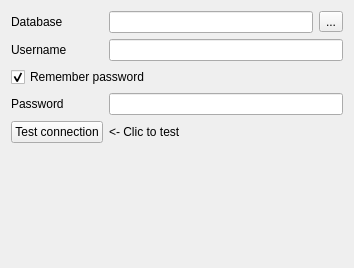
<?xml version="1.0" encoding="UTF-8"?>
<ui version="4.0">
 <class>NdwSecondPage</class>
 <widget class="QWizardPage" name="NdwSecondPage">
  <property name="geometry">
   <rect>
    <x>0</x>
    <y>0</y>
    <width>354</width>
    <height>268</height>
   </rect>
  </property>
  <property name="title">
   <string>Database informations</string>
  </property>
  <property name="subTitle">
   <string>Database name and authentication</string>
  </property>
  <layout class="QFormLayout" name="formLayout">
   <item row="0" column="0">
    <widget class="QLabel" name="label">
     <property name="sizePolicy">
      <sizepolicy hsizetype="Expanding" vsizetype="Preferred">
       <horstretch>0</horstretch>
       <verstretch>0</verstretch>
      </sizepolicy>
     </property>
     <property name="text">
      <string>Database</string>
     </property>
    </widget>
   </item>
   <item row="0" column="1">
    <layout class="QHBoxLayout" name="horizontalLayout">
     <item>
      <widget class="QLineEdit" name="dbLineEdit"/>
     </item>
     <item>
      <widget class="QToolButton" name="dbBrowseButton">
       <property name="text">
        <string>...</string>
       </property>
      </widget>
     </item>
    </layout>
   </item>
   <item row="1" column="0">
    <widget class="QLabel" name="label_2">
     <property name="sizePolicy">
      <sizepolicy hsizetype="Expanding" vsizetype="Preferred">
       <horstretch>0</horstretch>
       <verstretch>0</verstretch>
      </sizepolicy>
     </property>
     <property name="text">
      <string>Username</string>
     </property>
    </widget>
   </item>
   <item row="1" column="1">
    <widget class="QLineEdit" name="userLineEdit"/>
   </item>
   <item row="2" column="0" colspan="2">
    <widget class="QCheckBox" name="pswdCheckBox">
     <property name="text">
      <string>Remember password</string>
     </property>
     <property name="checked">
      <bool>true</bool>
     </property>
    </widget>
   </item>
   <item row="3" column="0">
    <widget class="QLabel" name="label_3">
     <property name="sizePolicy">
      <sizepolicy hsizetype="Expanding" vsizetype="Preferred">
       <horstretch>0</horstretch>
       <verstretch>0</verstretch>
      </sizepolicy>
     </property>
     <property name="text">
      <string>Password</string>
     </property>
    </widget>
   </item>
   <item row="3" column="1">
    <widget class="QLineEdit" name="pswdLineEdit">
     <property name="sizePolicy">
      <sizepolicy hsizetype="Expanding" vsizetype="Fixed">
       <horstretch>0</horstretch>
       <verstretch>0</verstretch>
      </sizepolicy>
     </property>
     <property name="echoMode">
      <enum>QLineEdit::Password</enum>
     </property>
    </widget>
   </item>
   <item row="4" column="0">
    <widget class="QPushButton" name="testButton">
     <property name="text">
      <string>Test connection</string>
     </property>
    </widget>
   </item>
   <item row="4" column="1">
    <widget class="QLabel" name="resultLabel">
     <property name="sizePolicy">
      <sizepolicy hsizetype="Expanding" vsizetype="Preferred">
       <horstretch>0</horstretch>
       <verstretch>0</verstretch>
      </sizepolicy>
     </property>
     <property name="text">
      <string>&lt;- Clic to test</string>
     </property>
    </widget>
   </item>
  </layout>
 </widget>
 <tabstops>
  <tabstop>dbLineEdit</tabstop>
  <tabstop>dbBrowseButton</tabstop>
  <tabstop>userLineEdit</tabstop>
  <tabstop>pswdCheckBox</tabstop>
  <tabstop>pswdLineEdit</tabstop>
 </tabstops>
 <resources/>
 <connections>
  <connection>
   <sender>pswdCheckBox</sender>
   <signal>toggled(bool)</signal>
   <receiver>pswdLineEdit</receiver>
   <slot>setEnabled(bool)</slot>
   <hints>
    <hint type="sourcelabel">
     <x>121</x>
     <y>80</y>
    </hint>
    <hint type="destinationlabel">
     <x>181</x>
     <y>110</y>
    </hint>
   </hints>
  </connection>
  <connection>
   <sender>pswdCheckBox</sender>
   <signal>toggled(bool)</signal>
   <receiver>label_3</receiver>
   <slot>setEnabled(bool)</slot>
   <hints>
    <hint type="sourcelabel">
     <x>49</x>
     <y>88</y>
    </hint>
    <hint type="destinationlabel">
     <x>48</x>
     <y>111</y>
    </hint>
   </hints>
  </connection>
 </connections>
</ui>
